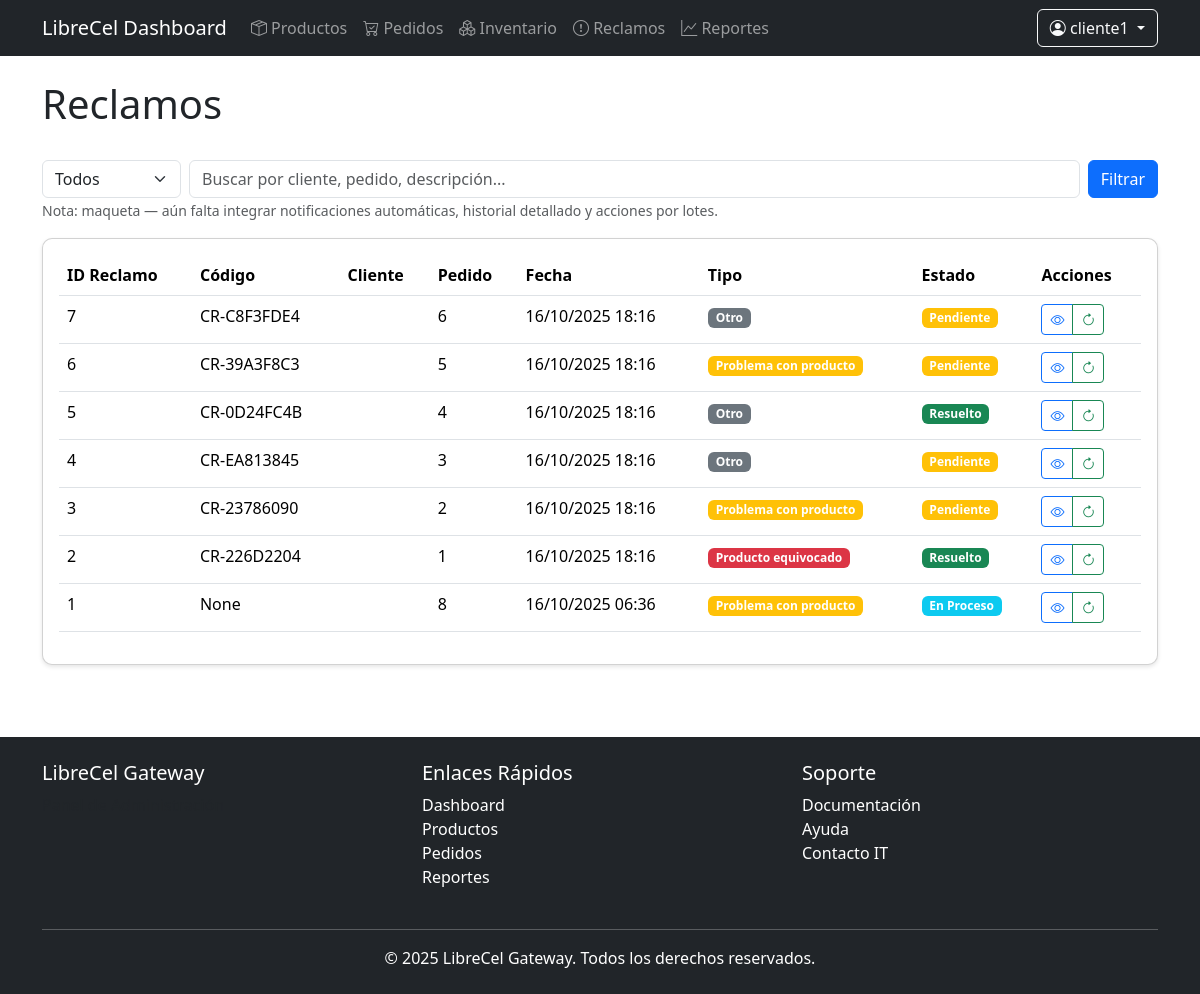
Screenshot of /dashboard/reclamos/ (signed in) with the database file from the repository.
### accounts/models.py (models this page shows, shortened)
class CustomUser(AbstractUser):
    ROLE_CHOICES = [
        ('CUSTOMER', 'Cliente'),
        ('ADMIN', 'Administrador'),
        ('MANAGER', 'Gerente'),
        ('SALES', 'Ventas'),
        ('INVENTORY', 'Inventario'),
        ('SUPPORT', 'Soporte'),
    ]
    role = models.CharField(
        _('rol'),
        max_length=10,
        choices=ROLE_CHOICES,
        default='CUSTOMER'
    )
    profile_picture = models.URLField(blank=True)
    phone = models.CharField(_("Teléfono"), max_length=20, blank=True)
    address = models.CharField(_("Dirección"), max_length=255, blank=True)
    city = models.CharField(_("Ciudad"), max_length=100, blank=True)
    state = models.CharField(_("Estado/Provincia"), max_length=100, blank=True)
    zip_code = models.CharField(_("Código Postal"), max_length=10, blank=True)
    country = models.CharField(_("País"), max_length=100, blank=True)
    class Meta:
        verbose_name = _('usuario')
        verbose_name_plural = _('usuarios')

### storefront/models.py (models this page shows, shortened)
class Claim(models.Model):
    STATUS_CHOICES = [
        ('pending', 'Pendiente'),
        ('in_progress', 'En Proceso'),
        ('resolved', 'Resuelto'),
        ('rejected', 'Rechazado'),
    ]
    TYPE_CHOICES = [
        ('product_issue', 'Problema con producto'),
        ('shipping_issue', 'Problema de envío'),
        ('wrong_product', 'Producto equivocado'),
        ('other', 'Otro'),
    ]
    order = models.ForeignKey(Order, related_name='claims', on_delete=models.CASCADE)
    user = models.ForeignKey(User, on_delete=models.CASCADE)
    code = models.CharField(max_length=32, unique=True, blank=True, null=True)
    type = models.CharField(max_length=20, choices=TYPE_CHOICES)
    description = models.TextField()
    status = models.CharField(max_length=20, choices=STATUS_CHOICES, default='pending')
    created_at = models.DateTimeField(auto_now_add=True)
    updated_at = models.DateTimeField(auto_now=True)
    resolution_notes = models.TextField(blank=True)

class Order(models.Model):
    STATUS_CHOICES = [
        ('pending', 'Pendiente'),
        ('processing', 'En Proceso'),
        ('shipped', 'Enviado'),
        ('delivered', 'Entregado'),
        ('cancelled', 'Cancelado'),
    ]
    PAYMENT_METHOD_CHOICES = [
        ('credit_card', 'Tarjeta de Crédito'),
        ('debit_card', 'Tarjeta de Débito'),
        ('transfer', 'Transferencia Bancaria'),
        ('cash', 'Efectivo'),
    ]
    user = models.ForeignKey(User, on_delete=models.CASCADE)
    created_at = models.DateTimeField(auto_now_add=True)
    updated_at = models.DateTimeField(auto_now=True)
    status = models.CharField(max_length=20, choices=STATUS_CHOICES, default='pending')
    payment_method = models.CharField(max_length=20, choices=PAYMENT_METHOD_CHOICES)
    shipping_address = models.CharField(max_length=200, blank=True, null=True)
    shipping_city = models.CharField(max_length=100, blank=True, null=True)
    shipping_state = models.CharField(max_length=100, blank=True, null=True)
    shipping_postal_code = models.CharField(max_length=10, blank=True, null=True)
    shipping_phone = models.CharField(max_length=20, blank=True, null=True)
    total = models.DecimalField(max_digits=10, decimal_places=2, default=0)
    external_sale_id = models.CharField(max_length=100, blank=True, null=True, help_text="ID de la venta en el microservicio de Ventas")
    tax = models.DecimalField(max_digits=10, decimal_places=2, default=0)
    discount = models.DecimalField(max_digits=10, decimal_places=2, default=0)
    notes = models.TextField(blank=True)

### dashboard/decorators.py (the view)
    def wrap(request, *args, **kwargs):
        if request.user.is_staff:
            return function(request, *args, **kwargs)
        raise PermissionDenied

### dashboard/views.py (called while the page is built, shortened)
def has_role_permission(user, required_permission):
    if user.is_superuser:  # Los superusuarios tienen todos los permisos
        return True
    user_role = user.get_role_display().lower() if hasattr(user, 'get_role_display') else ''
    if user_role == 'admin':
        return True
    return required_permission in ROLES.get(user_role, [])

@login_required
@staff_required
def claims_list(request):
    if not has_role_permission(request.user, 'view_claims'):
        raise PermissionDenied
    status = request.GET.get('status', 'all')
    search = request.GET.get('search', '').strip()
    claims = Claim.objects.select_related('order', 'user').all().order_by('-created_at')
    if status != 'all':
        claims = claims.filter(status=status)
    status_choices = [choice[0] for choice in Claim.STATUS_CHOICES]
    return render(request, 'dashboard/claims/list.html', {
        'claims': claims,
        'can_edit': has_role_permission(request.user, 'edit_claims'),
        'status': status,
        'search': search,
        'status_choices': status_choices
    })

### templates/dashboard/claims/list.html (shortened to what this page needs)
{% extends "dashboard/base.html" %}
{% load static %}
{% block content %}
<div class="container">
    <div class="d-flex justify-content-between align-items-center mb-4">
        <h1>Reclamos</h1>
    </div>
    <div class="mb-3">
        <form method="get" class="row g-2">
            <div class="col-auto">
                <select name="status" class="form-select">
                    <option value="all" {% if status == 'all' %}selected{% endif %}>Todos</option>
                </select>
            </div>
            <div class="col">
                <input type="search" name="search" class="form-control" placeholder="Buscar por cliente, pedido, descripción..." value="{{ search }}">
            </div>
            <div class="col-auto">
                <button class="btn btn-primary" type="submit">Filtrar</button>
            </div>
        </form>
        <small class="text-muted">Nota: maqueta — aún falta integrar notificaciones automáticas, historial detallado y acciones por lotes.</small>
    </div>
    <div class="card dashboard-card">
        <div class="card-body">
            <div class="table-responsive">
                <table class="table table-hover">
                    <thead>
                        <tr>
                            <th>ID Reclamo</th>
                            <th>Código</th>
                            <th>Cliente</th>
                            <th>Pedido</th>
                            <th>Fecha</th>
                            <th>Tipo</th>
                            <th>Estado</th>
                            <th>Acciones</th>
                        </tr>
                    </thead>
                    <tbody>
                        {% for claim in claims %}
                        <tr>
                            <td>{{ claim.id }}</td>
                            <td>{{ claim.code }}</td>
                            <td>{{ claim.order.user.get_full_name }}</td>
                            <td>{{ claim.order.id }}</td>
                            <td>{{ claim.created_at|date:"d/m/Y H:i" }}</td>
                            <td>
                                {% if claim.type == 'product_issue' %}
                                <span class="badge bg-warning">Problema con producto</span>
                                {% elif claim.type == 'shipping_issue' %}
                                <span class="badge bg-info">Problema de envío</span>
                                {% elif claim.type == 'wrong_product' %}
                                <span class="badge bg-danger">Producto equivocado</span>
                                {% elif claim.type == 'other' %}
                                <span class="badge bg-secondary">Otro</span>
                                {% endif %}
                            </td>
                            <td>
                                {% if claim.status == 'pending' %}
                                <span class="badge bg-warning">Pendiente</span>
                                {% elif claim.status == 'in_progress' %}
                                <span class="badge bg-info">En Proceso</span>
                                {% elif claim.status == 'resolved' %}
                                <span class="badge bg-success">Resuelto</span>
                                {% elif claim.status == 'rejected' %}
                                <span class="badge bg-danger">Rechazado</span>
                                {% endif %}
                            </td>
                            <td>
                                <div class="btn-group">
                                    <a href="{% url 'dashboard:claim_detail' claim.id %}"
                                       class="btn btn-sm btn-outline-primary">
                                        <i class="bi bi-eye"></i>
                                    </a>
                                    {% if perms.storefront.change_claim %}
                                    <button type="button"
                                            class="btn btn-sm btn-outline-success"
                                            onclick="updateClaimStatus({{ claim.id }})">
                                        <i class="bi bi-arrow-clockwise"></i>
                                    </button>
                                    {% endif %}
                                </div>
                            </td>
                        </tr>
                        {% endfor %}
                    </tbody>
                </table>
            </div>
        </div>
    </div>
</div>
{% endblock %}

### templates/dashboard/base.html (shortened to what this page needs)
{% load django_bootstrap5 %}
{% load static %}
<!DOCTYPE html>
<html lang="es">
<head>
    {% bootstrap_css %}
    <link rel="stylesheet" href="https://cdn.jsdelivr.net/npm/bootstrap-icons@1.11.1/font/bootstrap-icons.css">
    <link rel="stylesheet" href="{% static 'css/dashboard.css' %}">
</head>
<body>
    <nav class="navbar navbar-expand-lg navbar-dark bg-dark">
        <div class="container">
            <a class="navbar-brand" href="{% url 'dashboard:home' %}">LibreCel Dashboard</a>
            <div class="collapse navbar-collapse" id="navbarNav">
                <ul class="navbar-nav me-auto mb-2 mb-lg-0">
                    {% if user.is_staff %}
                    <li class="nav-item">
                        <a class="nav-link" href="{% url 'dashboard:product_list' %}">
                            <i class="bi bi-box-seam"></i> Productos
                        </a>
                    </li>
                    <li class="nav-item">
                        <a class="nav-link" href="{% url 'dashboard:order_list' %}">
                            <i class="bi bi-cart-check"></i> Pedidos
                        </a>
                    </li>
                    <li class="nav-item">
                        <a class="nav-link" href="{% url 'dashboard:inventory_list' %}">
                            <i class="bi bi-boxes"></i> Inventario
                        </a>
                    </li>
                    <li class="nav-item">
                        <a class="nav-link" href="{% url 'dashboard:claims_list' %}">
                            <i class="bi bi-exclamation-circle"></i> Reclamos
                        </a>
                    </li>
                    <li class="nav-item">
                        <a class="nav-link" href="{% url 'dashboard:reports' %}">
                            <i class="bi bi-graph-up"></i> Reportes
                        </a>
                    </li>
                    {% endif %}
                </ul>
                <div class="d-flex align-items-center">
                    <div class="dropdown">
                        <button class="btn btn-outline-light dropdown-toggle" type="button"
                                data-bs-toggle="dropdown" aria-expanded="false">
                            <i class="bi bi-person-circle"></i> {{ user.username }}
                        </button>
                    </div>
                </div>
            </div>
        </div>
    </nav>
    <main class="py-4">
        {% block content %}{% endblock %}
    </main>
    <footer class="footer bg-dark text-white mt-5 py-4">
        <div class="container">
            <div class="row">
                <div class="col-md-4">
                    <h5>LibreCel Gateway</h5>
                    <p class="text-muted">Panel de Administración</p>
                </div>
                <div class="col-md-4">
                    <h5>Enlaces Rápidos</h5>
                    <ul class="list-unstyled">
                        <li><a href="{% url 'dashboard:home' %}" class="text-white">Dashboard</a></li>
                        <li><a href="{% url 'dashboard:product_list' %}" class="text-white">Productos</a></li>
                        <li><a href="{% url 'dashboard:order_list' %}" class="text-white">Pedidos</a></li>
                        <li><a href="{% url 'dashboard:reports' %}" class="text-white">Reportes</a></li>
                    </ul>
                </div>
                <div class="col-md-4">
                    <h5>Soporte</h5>
                    <ul class="list-unstyled">
                        <li><a href="#" class="text-white">Documentación</a></li>
                        <li><a href="#" class="text-white">Ayuda</a></li>
                        <li><a href="#" class="text-white">Contacto IT</a></li>
                    </ul>
                </div>
            </div>
            <hr class="mt-4">
            <div class="text-center">
                <p class="mb-0">© 2025 LibreCel Gateway. Todos los derechos reservados.</p>
            </div>
        </div>
    </footer>
</body>
</html>

### static/css/dashboard.css (style rules this page uses)
.dashboard-card { border-radius: 10px; box-shadow: 0 2px 4px rgba(0,0,0,0.1); transition: transform 0.2s; }
.footer { background-color: #343a40; }
.footer a { color: rgba(255,255,255,0.8); text-decoration: none; }

### rows the page displays
CustomUser: username "cliente1"
Claim: id "7", code "CR-C8F3FDE4", order.id "6", created_at "16/10/2025 18:16", type "Otro", status "Pendiente"
Claim: id "6", code "CR-39A3F8C3", order.id "5", created_at "16/10/2025 18:16", type "Problema con producto", status "Pendiente"
Claim: id "5", code "CR-0D24FC4B", order.id "4", created_at "16/10/2025 18:16", type "Otro", status "Resuelto"
Claim: id "4", code "CR-EA813845", order.id "3", created_at "16/10/2025 18:16", type "Otro", status "Pendiente"
Claim: id "3", code "CR-23786090", order.id "2", created_at "16/10/2025 18:16", type "Problema con producto", status "Pendiente"
Claim: id "2", code "CR-226D2204", order.id "1", created_at "16/10/2025 18:16", type "Producto equivocado", status "Resuelto"
Claim: id "1", code "None", order.id "8", created_at "16/10/2025 06:36", type "Problema con producto", status "En Proceso"
